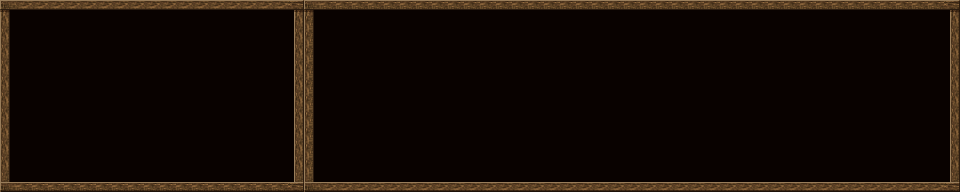

This is a level from a 2D game, rendered from its Tiled map with the project's own tilesets. A one-line summary and the map file follow, with tile-layer data summarised:
An orthogonal 60x12 tile map with 16x16 px tiles, 2 tile layers (behind, bront).

<map version="1.0" orientation="orthogonal" width="60" height="12" tilewidth="16" tileheight="16">
 <tileset firstgid="1" name="Window_c_00" tilewidth="16" tileheight="16">
  <image source="Window_c_00.png" width="128" height="128" />
 </tileset>
 <layer name="behind" width="60" height="12" opacity="0.49">
  <data>[720 cells, 720 non-empty, 1 distinct tile ids]</data>
 </layer>
 <layer name="bront" width="60" height="12">
  <data>[720 cells, 160 non-empty, 11 distinct tile ids]</data>
 </layer>
</map>
